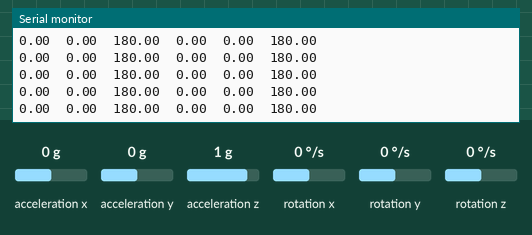
A sketch run on a simulated Arduino Uno, built with avr-gcc and run on an emulated ATmega328P. Parts: the last lines printed to the serial monitor. Wiring (inferred from the names in the program): MPU-6050 motion sensor at I2C address 0x68; MPU-6050 motion sensor at I2C address 0x69. The inputs (shaded band) are chosen by the test bench; at power-on: rotation x 0 °/s, rotation z 0 °/s, rotation y 0 °/s, acceleration x 0 g, acceleration y 0 g, acceleration z 1 g.

Above: at 1.2 s.
1.3 s: rotation x set to 100 °/s
At 2.2 s:
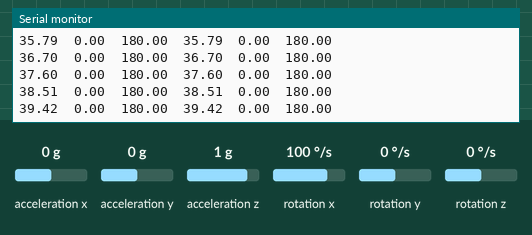
4.3 s: rotation z set to -100 °/s
At 4.9 s:
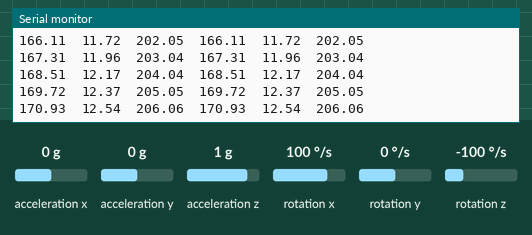
7.3 s: rotation x set to 192 °/s
At 8.4 s:
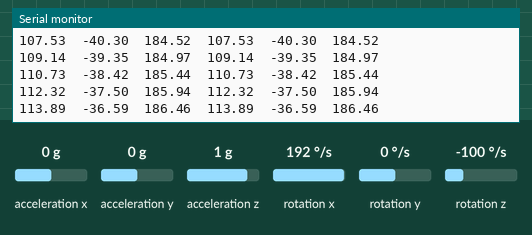
10.3 s: rotation y set to 12 °/s
At 11.3 s:
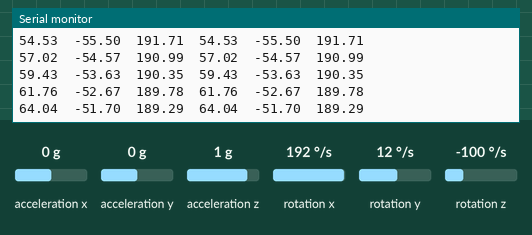
13.3 s: acceleration x set to -1.4 g
At 14.3 s:
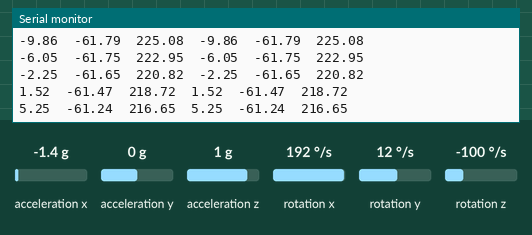
Timing chart, 0 to 15.8 s (numbered marks = the images above; inputs shaded):
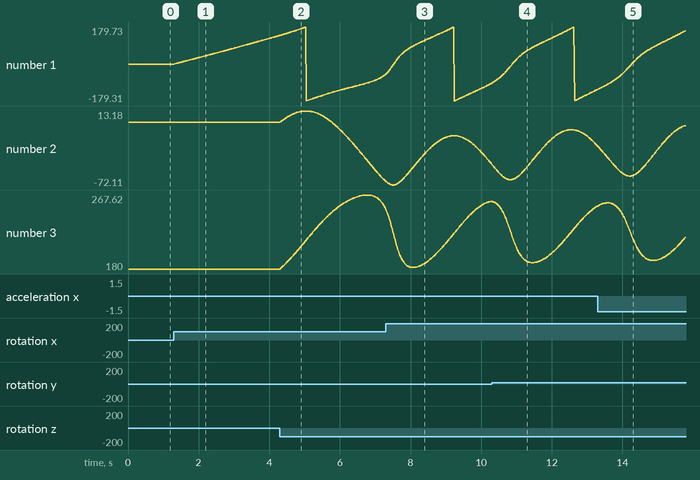

Measured:
- after the input at 1.3 s, the serial monitor: prints a new line at once (image 1)
- plotted number 1: 0 → 138.77 after the input at 1.3 s

The sketch:

mpu_6500_madgwick.ino
```cpp
#include <Wire.h>
#include <MadgwickAHRS.h>

// IMU config
const int MPU_ADDR_A = 0x68;  // I2C address of MPU6050
const int MPU_ADDR_B = 0x69;

int16_t acelX_A, acelY_A, acelZ_A, gyroX_A, gyroY_A, gyroZ_A;
int16_t acelX_B, acelY_B, acelZ_B, gyroX_B, gyroY_B, gyroZ_B;

// Create Madgwick filter
Madgwick filterA;
Madgwick filterB;

float roll_A, pitch_A, yaw_A;
float roll_B, pitch_B, yaw_B;
float beta = 0.2;  // Convergence rate of filter

void setup() {
  Serial.begin(115200);
  Wire.begin();

  // Init MPU6050_A
  Serial.print("Init MPU A");
  Wire.beginTransmission(MPU_ADDR_A);
  Wire.write(0x6B);  // PWR_MGMT_1 register
  Wire.write(0);     // set to zero (wakes up the MPU-6050)
  Wire.endTransmission(true);

  // Init MPU6050_B
  Serial.print("Init MPU B");
  Wire.beginTransmission(MPU_ADDR_B);
  Wire.write(0x6B);  // PWR_MGMT_1 register
  Wire.write(0);     // set to zero (wakes up the MPU-6050)
  Wire.endTransmission(true);

  // Config Madgwick filter
  filterA.begin(100);  // set attualization rate
  filterB.begin(100);
}

void loop() {

  readIMU(MPU_ADDR_A, &acelX_A, &acelY_A, &acelZ_A, &gyroX_A, &gyroY_A, &gyroZ_A);
  readIMU(MPU_ADDR_B, &acelX_B, &acelY_B, &acelZ_B, &gyroX_B, &gyroY_B, &gyroZ_B);

  filterA.updateIMU(gyroX_A / 131.0, gyroY_A / 131.0, gyroZ_A / 131.0, acelX_A / 16384.0, acelY_A / 16384.0, acelZ_A / 16384.0);
  filterB.updateIMU(gyroX_B / 131.0, gyroY_B / 131.0, gyroZ_B / 131.0, acelX_B / 16384.0, acelY_B / 16384.0, acelZ_B / 16384.0);

  // Obtain Euler angles
  roll_A = filterA.getRoll();
  pitch_A = filterA.getPitch();
  yaw_A = filterA.getYaw();
  roll_B = filterB.getRoll();
  pitch_B = filterB.getPitch();
  yaw_B = filterB.getYaw();

  Serial.print(roll_A);
  Serial.print("\t");
  Serial.print(pitch_A);
  Serial.print("\t");
  Serial.print(yaw_A);
  Serial.print("\t");
  Serial.print(roll_B);
  Serial.print("\t");
  Serial.print(pitch_B);
  Serial.print("\t");
  Serial.println(yaw_B);

  delay(10);
}

void readIMU(int MPU_ADDR, int16_t *acelX, int16_t *acelY, int16_t *acelZ, int16_t *gyroX, int16_t *gyroY, int16_t *gyroZ) {
  Wire.beginTransmission(MPU_ADDR);
  Wire.write(0x3B);  // Começa a ler do registro 0x3B (ACCEL_XOUT_H)
  Wire.endTransmission(false);
  Wire.requestFrom(MPU_ADDR, 14, true);  // Solicita 14 registros, que contêm acel e gyro

  *acelX = Wire.read() << 8 | Wire.read();
  *acelY = Wire.read() << 8 | Wire.read();
  *acelZ = Wire.read() << 8 | Wire.read();
  Wire.read();
  Wire.read();  // Ignora TEMP_OUT
  *gyroX = Wire.read() << 8 | Wire.read();
  *gyroY = Wire.read() << 8 | Wire.read();
  *gyroZ = Wire.read() << 8 | Wire.read();
}
```
